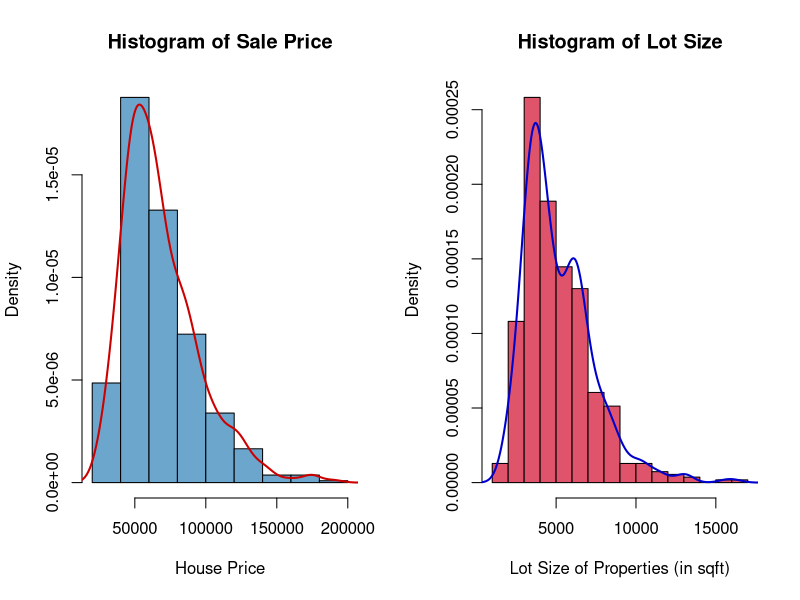
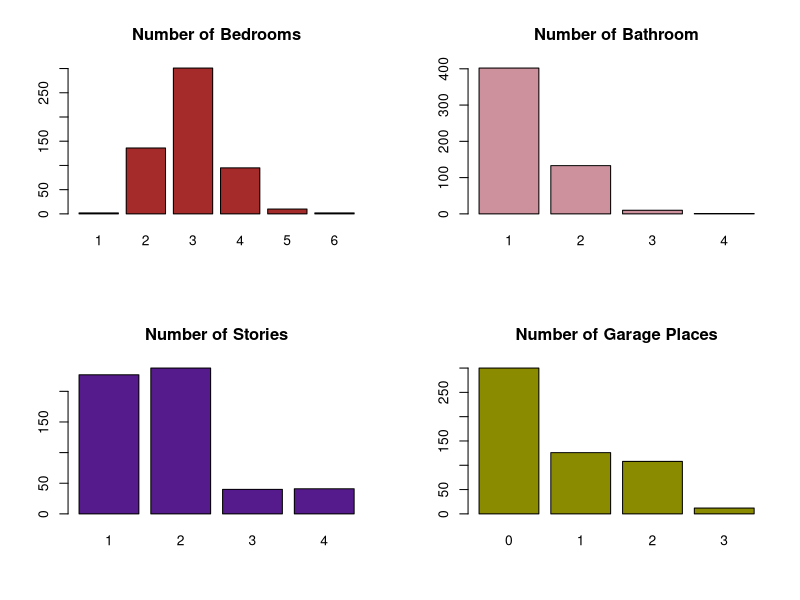
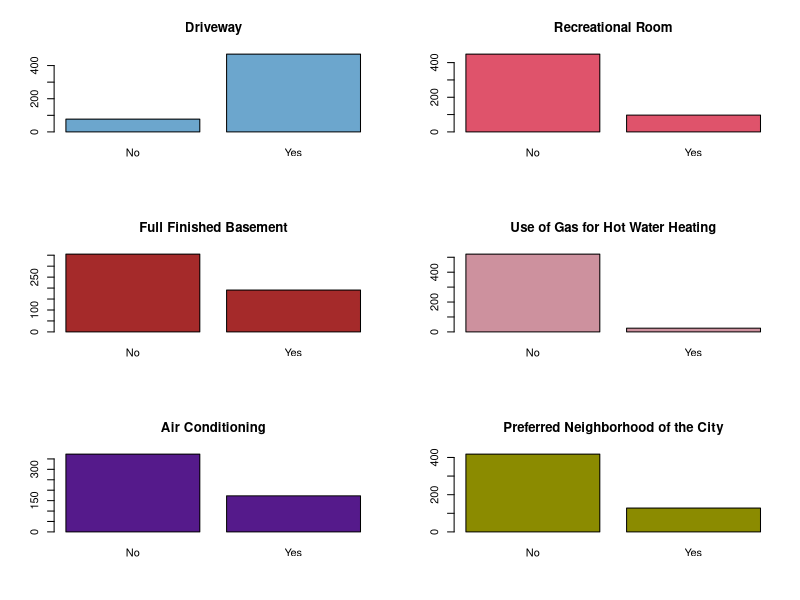
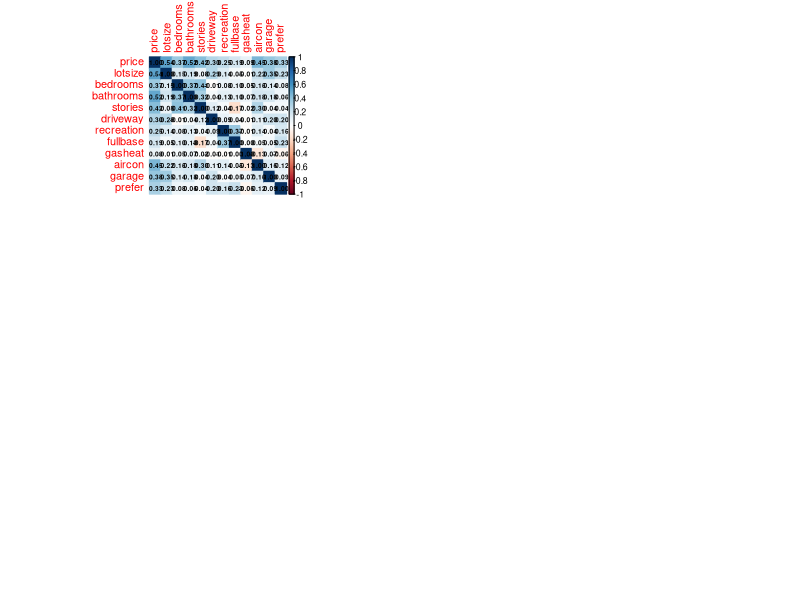
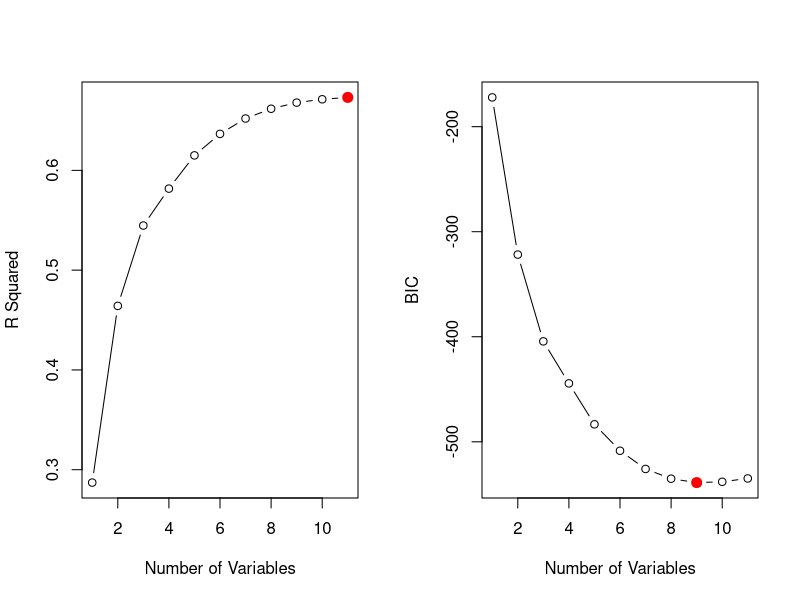
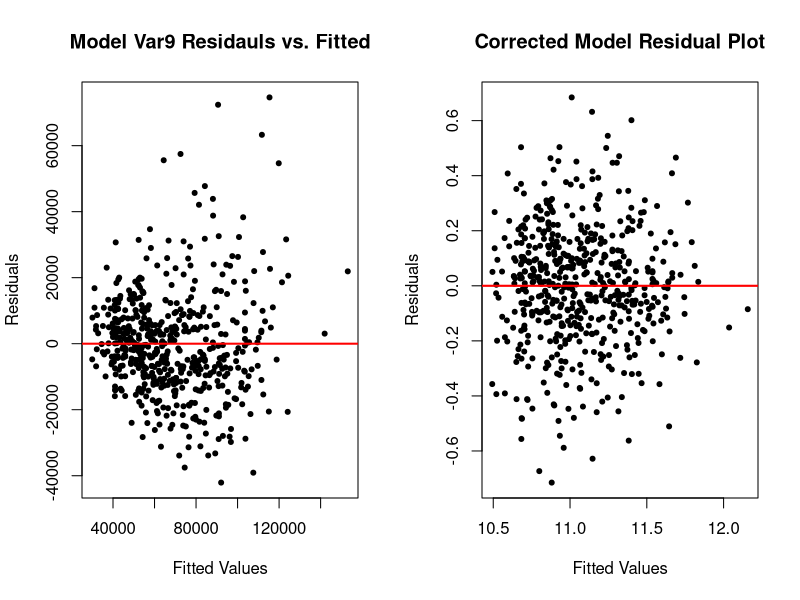

Generate these figures, in order, with R:
## ---- chunk 1
knitr::opts_chunk$set(echo = TRUE, message = FALSE,
                      out.width = "75%", fig.align = "center")
## ---- chunk 2
library(AER)
## ---- chunk 3
library(AER)
data(HousePrices)
names(HousePrices) # Names of all the columns


# This will contain factor columns for plots
HousePrices1 <- HousePrices 
# This will be converted to all-numeric-columns dataset for correlation matrix
HousePrices2 <- HousePrices
## ---- chunk 4
# Citing AER package by which the HousePrices dataset was sourced
citation(package = "AER")
## ---- chunk 5
# Changing the data types of binary and discrete variables to logical and factors
HousePrices1$driveway <- ifelse(HousePrices$driveway == "yes", TRUE, FALSE)
HousePrices1$recreation <- ifelse(HousePrices$recreation == "yes", TRUE, FALSE)
HousePrices1$fullbase <- ifelse(HousePrices$fullbase == "yes", TRUE, FALSE)
HousePrices1$gasheat <- ifelse(HousePrices$gasheat == "yes", TRUE, FALSE)
HousePrices1$aircon <- ifelse(HousePrices$aircon == "yes", TRUE, FALSE)
HousePrices1$prefer <- ifelse(HousePrices$prefer == "yes", TRUE, FALSE)
HousePrices1$stories <- factor(HousePrices$stories)
HousePrices1$bedrooms <- factor(HousePrices$bedrooms)
HousePrices1$bathrooms <- factor(HousePrices$bathrooms)
HousePrices1$garage <- factor(HousePrices$garage)
## ---- chunk 6
# Histograms of continous variables and fitted distribution lines
par(mfrow = c(1,2))
hist(HousePrices1$price, prob = TRUE,
     xlab = "House Price",
     main = "Histogram of Sale Price",
     col = "skyblue3")
lines(density(HousePrices1$price), col = "red3",lwd = 2)

hist(HousePrices1$lotsize, prob = TRUE,
     xlab = "Lot Size of Properties (in sqft)",
     main = "Histogram of Lot Size",
     col = 2)
lines(density(HousePrices1$lotsize), col = "blue3", lwd = 2)
## ---- chunk 7
# Creating barplots for the discrete variables
par(mfrow = c(2,2))
barplot(table(HousePrices1$bedrooms), main = "Number of Bedrooms", col = "brown")
barplot(table(HousePrices1$bathrooms), main = "Number of Bathroom", col = "pink3")
barplot(table(HousePrices1$stories), main = "Number of Stories", col = "purple4")
barplot(table(HousePrices1$garage), main = "Number of Garage Places", col = "yellow4")

# Creating barplots for the binary variables
par(mfrow = c(3,2))
barplot(table(HousePrices1$driveway), main = "Driveway", 
        names.arg = c("No", "Yes"), col = "skyblue3")
barplot(table(HousePrices1$recreation), main = "Recreational Room",
        names.arg = c("No", "Yes"), col = 2)
barplot(table(HousePrices1$fullbase), main = "Full Finished Basement",
        names.arg = c("No", "Yes"), col = "brown")
barplot(table(HousePrices1$gasheat), main = "Use of Gas for Hot Water Heating",
        names.arg = c("No", "Yes"), col = "pink3")
barplot(table(HousePrices1$aircon), main = "Air Conditioning",
        names.arg = c("No", "Yes"), col = "purple4")
barplot(table(HousePrices1$prefer), main = "Preferred Neighborhood of the City",
        names.arg = c("No", "Yes"), col = "yellow4")
## ---- chunk 8
# Changing all the values in the dataset to numerical values
HousePrices2 <- HousePrices

HousePrices2$driveway <- ifelse(HousePrices2$driveway == "yes", 1, 0)
HousePrices2$recreation <- ifelse(HousePrices2$recreation == "yes", 1,0)
HousePrices2$fullbase <- ifelse(HousePrices2$fullbase == "yes", 1,0)
HousePrices2$gasheat <- ifelse(HousePrices2$gasheat == "yes", 1,0)
HousePrices2$aircon <- ifelse(HousePrices2$aircon == "yes", 1,0)
HousePrices2$prefer <- ifelse(HousePrices2$prefer == "yes", 1,0)
HousePrices2$bedrooms <- as.numeric(HousePrices2$bedrooms)
HousePrices2$bathrooms <- as.numeric(HousePrices2$bathrooms)
HousePrices2$stories <- as.numeric(HousePrices2$stories)
HousePrices2$garage <- as.numeric(HousePrices2$garage)

cor_matrix <- cor(HousePrices2) # Correlation Matrix
## ---- chunk 9
# Creating a correlation matrix
library(corrplot)
corrplot(cor_matrix, method = "color", addCoef.col="black", number.cex = 0.6)
## ---- chunk 10
# 5 number summary
summary(HousePrices1)
## ---- chunk 11
# Creating a model that includes all the possible variables
model_all <- lm(price ~ ., data = HousePrices2)
summary(model_all) # Summary statistics of model_all
## ---- chunk 12
# RMSE -- Root Mean Squared Error
# RMSE = {[(1/n) * sigma(actual values - fitted values)^2]}^(1/2)
actual <- HousePrices$price # the actual values
fitted <- model_all$fitted.values # the fitted values
RMSE <- sqrt((sum((actual - fitted)^2)) / length(actual))
RMSE
median(actual)
RMSE / median(actual)

## ---- chunk 13
vif(lm(price ~ ., data = HousePrices2)) # Running the VIF test
# all variables are in between 1-5 scale
## ---- chunk 14
library(leaps) # Loading leaps package

# Using regsubsets() function to see which variables are significant
# when limiting the number of variables to include
reg.sub <- regsubsets(price ~ ., data = HousePrices, nvmax = 11)
reg.sub.sum <- summary(reg.sub)
reg.sub.sum
## ---- chunk 15
library(leaps)
reg.sub <- regsubsets(price ~ ., data = HousePrices, nvmax = 11)
reg.sub.sum <- summary(reg.sub)

par(mfrow = c(1, 2))

plot(reg.sub.sum$rsq, xlab = "Number of Variables", ylab = "R Squared", type = 'b')
best_rsq <- which.max(reg.sub.sum$rsq)
points(best_rsq, reg.sub.sum$rsq[best_rsq], col = "red", cex = 2, pch = 20)

plot(reg.sub.sum$bic, xlab = "Number of Variables", ylab = "BIC", type = 'b')
best_bic <- which.min(reg.sub.sum$bic)
points(best_bic, reg.sub.sum$bic[best_bic], col = "red", cex = 2, pch = 20)
## ---- chunk 16
# Include everything
var11_mod <- lm(price ~ lotsize + bedrooms + bathrooms + stories +
                  driveway + recreation + fullbase + gasheat +
                  aircon + garage + prefer , data = HousePrices)
# exclude bedrooms
var10_mod <- lm(price ~ lotsize + bathrooms + stories + driveway +
                  recreation + fullbase + gasheat + aircon +
                  garage + prefer , data = HousePrices) 
# 9 variables included model
var9_mod <- lm(price ~ lotsize + bathrooms + stories + driveway +
                 fullbase + gasheat + aircon + garage + 
                 prefer , data = HousePrices)
# 8 variables included model
var8_mod <- lm(price ~ lotsize + bathrooms + stories + fullbase +
                 gasheat + aircon + garage + prefer , data = HousePrices) 

aic_bic <- data.frame(AIC = AIC(var8_mod, var9_mod, var10_mod, var11_mod)[,2],
                      BIC = BIC(var8_mod, var9_mod, var10_mod, var11_mod)[,2])
rownames(aic_bic) <- c("var8_mod", "var9_mod", "var10_mod", "var11_mod")
aic_bic
## ---- chunk 17
# Model with 9 variables (bedrooms and recreation variables removed)
plot(var9_mod$fitted.values, var9_mod$residuals,
     main = "Model Var9 Residauls vs. Fitted",
     xlab = "Fitted Values",
     ylab = "Residuals",
     pch = 20)
abline(h = 0, col = "red", lwd = 2)
## ---- chunk 18
library(lmtest)
resettest(var9_mod) # Reject --- we might be missing some higher term variables
## ---- chunk 19
bptest(var9_mod) # Reject H0 -- Heteroskedasticity present
## ---- chunk 20
# Taking log() on the dependent variable
corrected_mod1 <- lm(log(price) ~ lotsize + bathrooms + stories + driveway + fullbase + 
                       gasheat + aircon + garage + prefer , data = HousePrices)
plot(corrected_mod1$fitted.values, corrected_mod1$residuals, pch = 20, 
     xlab = "Fitted Values", ylab = "Residuals", 
     main = "Corrected Model Residual Plot")
abline(h = 0, col = "red", lwd = 2)

## ---- chunk 21
# BP Test for corrected model
bptest(corrected_mod1)
## ---- chunk 22
# Adding the higher terms
log_lin <- lm(log(price) ~ lotsize + bathrooms + stories + driveway +
                fullbase + gasheat + aircon + garage + prefer , data = HousePrices)
log_log <- lm(log(price) ~ log(lotsize) + bathrooms + stories +
                driveway + fullbase + gasheat + aircon + garage +
                prefer, data = HousePrices)


aci_bic <- data.frame(ACI = AIC(log_lin, log_log)[,2],
                      BIC = BIC(log_lin, log_log)[,2])
rownames(aci_bic) <- c("log_lin", "log_log")
aci_bic

## ---- chunk 23
# Running RESET test to see if there is more to be added
resettest(log_log, data = HousePrices) 
